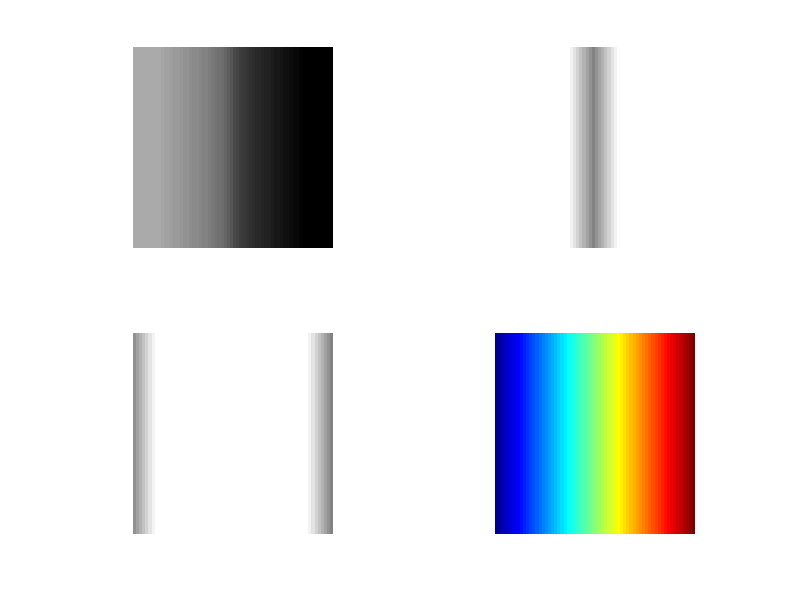

Reproduce this figure in MATLAB.
RGB = reshape(ones(64,1) * reshape(jet(64),1,192), [64,64,3]);

HSV = rgb2hsv(RGB); 
H = HSV(:,:,1); % component H of image
S = HSV(:,:,2); % component S of image
V = HSV(:,:,3); % component V of image

subplot(2,2,1), imshow(H)
subplot(2,2,2), imshow(S)
subplot(2,2,3), imshow(V)
subplot(2,2,4), imshow(RGB)